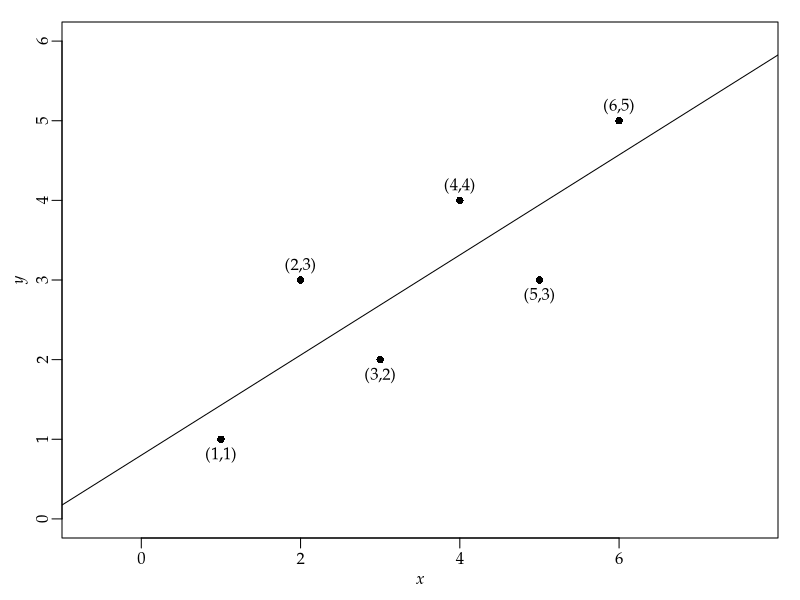

Generate this figure with R: (Note: this script raises an error after producing the figure.)
args = commandArgs()
basename = sub(".R$", "", sub("^--file=(.*/)?", "", args[grep("^--file=", args)]))
if (length(basename) != 0)
    pdf(file=paste0(basename, "_tmp.pdf"), colormodel="gray",
           width=13/4/25.4/0.664*15, height=13/4/25.4/0.664*15) # 15zw*15zw
par(family="Palatino")
par(mgp=c(1.5,0.5,0)) # title and axis margins. default: c(3,1,0)
par(mar=c(3,3,1,1)+0.1) # bottom, left, top, right margins. default: c(5,4,4,2)+0.1
x = c(1,2,3,4,5,6)
y = c(1,3,2,4,3,5)
plot(x, y, type="p", pch=16, xlim=c(0,7), ylim=c(0,6), asp=1,
     xlab=expression(italic(x)), ylab=expression(italic(y)))
abline(0.8, 0.6286)
text(c(1,3,5), c(1,2,3), pos=1, labels=c("(1,1)","(3,2)","(5,3)"))
text(c(2,4,6), c(3,4,5), pos=3, labels=c("(2,3)","(4,4)","(6,5)"))
dev.off()
embedFonts(paste0(basename, "_tmp.pdf"), outfile=paste0(basename, ".pdf"),
           options="-c \"<</NeverEmbed []>> setdistillerparams\" -f ")
